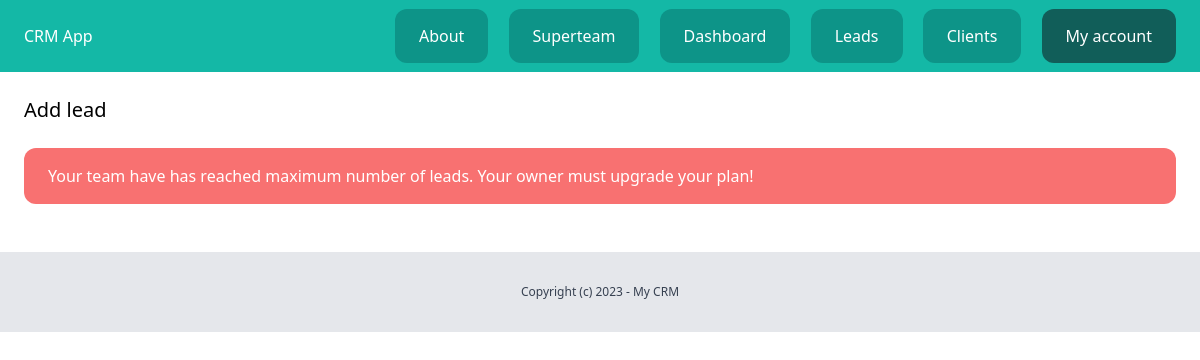
The page /dashboard/leads/add/ (signed in) on the database as committed earlier.
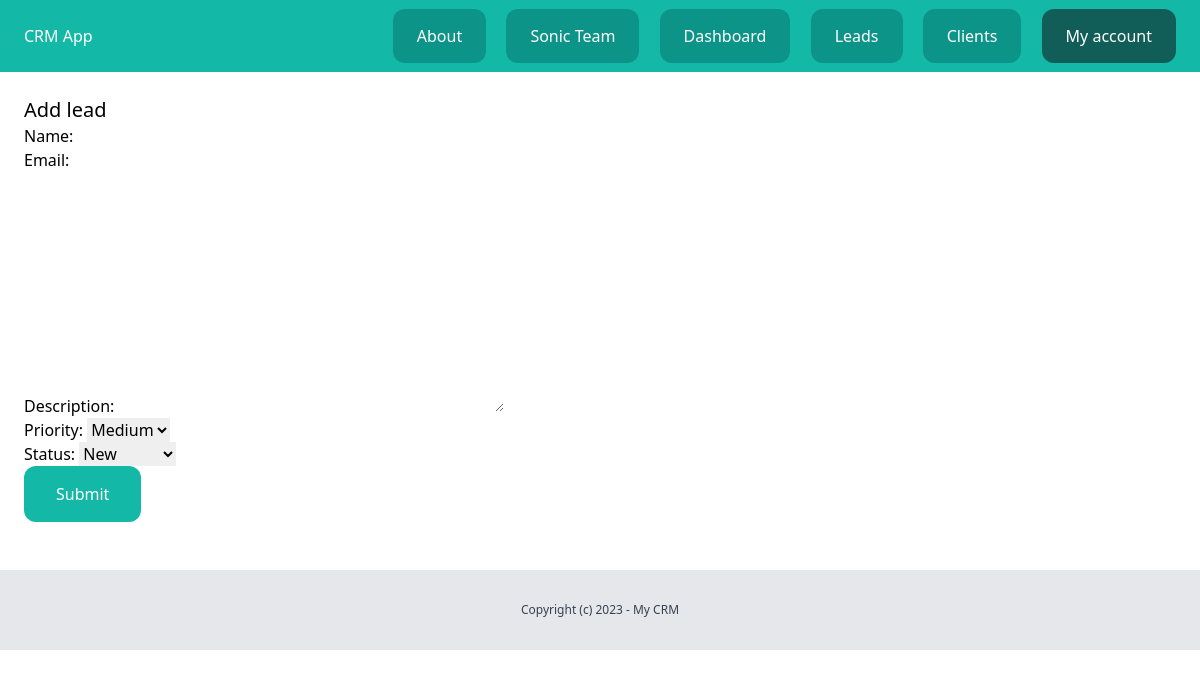
The same page on the database as committed later.
### team/models.py (models this page shows, shortened)
class Team(models.Model):
    plan = models.ForeignKey(Plan, related_name='teams', blank=True, null=True, on_delete=models.CASCADE)
    name = models.CharField(max_length=100)
    members = models.ManyToManyField(User, related_name='teams')
    created_by = models.ForeignKey(User, related_name='created_teams', on_delete=models.CASCADE)
    created_at = models.DateTimeField(auto_now_add=True)
    def get_plan(self):
        if self.plan:
            return self.plan

### lead/views.py (the view, shortened to what this page needs)
# urls.py: path('add/', views.LeadCreateView.as_view(), name='add'),
class LeadCreateView(LoginRequiredMixin, CreateView):
    model = Lead
    fields = ('name', 'email', 'description', 'priority', 'status',)
    success_url = reverse_lazy('leads:list')
    def get_context_data(self, **kwargs):
        context = super().get_context_data(**kwargs)
        team = self.request.user.userprofile.get_active_team()
        context['team'] = team
        context['title'] = 'Add lead'
        return context

### team/context_processors.py (called while the page is built)
def active_team(request):
    if request.user.is_authenticated:
        active_team = request.user.userprofile.get_active_team()
        if not active_team:
            active_team = Team.objects.filter(created_by=request.user)
    else:
        active_team = None
    return {'active_team': active_team}

### userprofile/models.py (called while the page is built)
    def get_active_team(self):
        if self.active_team:
            return self.active_team
        else:
            return Team.objects.filter(members__in=[self.user.id]).first()

### lead/templates/lead/lead_form.html (shortened to what this page needs)
{% extends 'base/base.html' %}
{% block content %}
    <div class="py-6 px-6">
        <h1 class="text-xl">{{ title }}</h1>
        {% if team.get_plan.max_leads > team.leads.count or title == 'Edit lead' %}
            <form method="post" action=".">
                {{ form.as_p }}
                <button class="py-4 px-8 bg-teal-500 text-white rounded-xl">Submit</button>
            </form>
        {% else %}
            <div class="mt-6 px-6 py-4 bg-red-400 rounded-xl text-white">
                Your team have has reached maximum number of leads. Your owner must upgrade your plan!
            </div>
        {% endif %}
    </div>
{% endblock %}

### base/templates/base/partials/nav.html
<nav class="py-6 px-6 flex justify-between bg-teal-500">
    <a href="/" class="text-white">CRM App</a>
    <div class="space-x-4">
        <a href="{% url 'about' %}" class="py-4 px-6 bg-teal-600 rounded-xl text-white">About</a>
        {% if request.user.is_authenticated %}
            <a href="{% url 'team:detail' active_team.id %}" class="py-4 px-6 bg-teal-600 rounded-xl text-white">{{ active_team.name }}</a>
            <a href="{% url 'dashboard:dashboard' %}" class="py-4 px-6 bg-teal-600 rounded-xl text-white">Dashboard</a>
            <a href="{% url 'leads:list' %}" class="py-4 px-6 bg-teal-600 rounded-xl text-white">Leads</a>
            <a href="{% url 'clients:list' %}" class="py-4 px-6 bg-teal-600 rounded-xl text-white">Clients</a>
            <a href="{% url 'userprofile:myaccount' %}" class="py-4 px-6 bg-teal-800 rounded-xl text-white">My account</a>
        {% else %}
            <a href="{% url 'login' %}" class="py-4 px-6 bg-teal-600 rounded-xl text-white">Log in</a>
            <a href="{% url 'userprofile:signup' %}" class="py-4 px-6 bg-teal-300 rounded-xl text-white">Sign up</a>
        {% endif %}
    </div>
</nav>

Rows that differ between the two databases and show on the page:
removed Team: name "Superteam"
added Team: name "Sonic Team"
Other text that changed with them:
form field priority: (not shown) → "Medium"
form field status: (not shown) → "New"
text no longer shown: "Your team have has reached maximum number of leads. Your owner must upgrade your plan!"
text now shown: "Name: Email: Description: Priority: Status: Submit"
